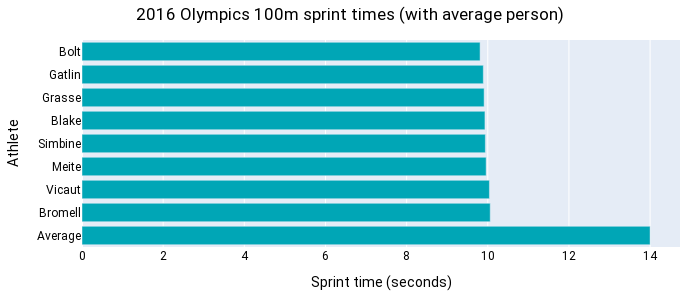

The notebook cell saved with this chart:
### Code cell
# Include average person in the graph
sprint_avg_person = px.bar(
    sprint_times, 
    y='athlete_surname', 
    x='time',
    orientation='h',
    title='2016 Olympics 100m sprint times (with average person)',
    color_discrete_sequence=['#00a6b6']*len(sprint_times),
    labels=dict(time="Sprint time (seconds)", athlete_surname="Athlete"),
)
sprint_avg_person.update_layout(width=700, height=300,
                 font_family="Roboto",
                 font_color="black",
                 margin=dict(l=50, r=20, t=40,b=40), title_x=0.5)
sprint_avg_person.show()

plotly.io.write_image(sprint_avg_person, "output/sprints_with_average_person.svg", width=700, height=300, scale=1)

### Figure 1 — Plotly figure (JSON) as saved in the notebook; plotly's stock layout.template omitted (floating-point values rounded to 4 significant figures)
{"data": [{"alignmentgroup": "True", "hovertemplate": "Sprint time (seconds)=%{x}<br>Athlete=%{y}<extra></extra>", "legendgroup": "", "marker": {"color": "#00a6b6", "pattern": {"shape": ""}}, "name": "", "offsetgroup": "", "orientation": "h", "showlegend": false, "textposition": "auto", "type": "bar", "x": [14, 10.06, 10.04, 9.96, 9.94, 9.93, 9.91, 9.89, 9.81], "xaxis": "x", "y": ["Average", "Bromell", "Vicaut", "Meite", "Simbine", "Blake", "Grasse", "Gatlin", "Bolt"], "yaxis": "y"}], "layout": {"barmode": "relative", "font": {"color": "black", "family": "Roboto"}, "height": 300, "legend": {"tracegroupgap": 0}, "margin": {"b": 40, "l": 50, "r": 20, "t": 40}, "title": {"text": "2016 Olympics 100m sprint times (with average person)", "x": 0.5}, "width": 700, "xaxis": {"anchor": "y", "autorange": true, "domain": [0, 1], "range": [0, 14.74], "title": {"text": "Sprint time (seconds)"}, "type": "linear"}, "yaxis": {"anchor": "x", "autorange": true, "domain": [0, 1], "range": [-0.5, 8.5], "title": {"text": "Athlete"}, "type": "category"}}}
